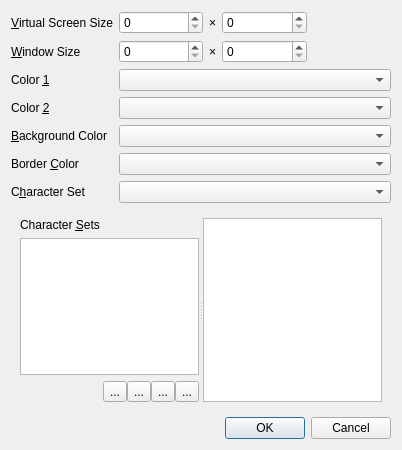
<?xml version="1.0" encoding="UTF-8"?>
<ui version="4.0">
 <class>HX20CrtDeviceTextCfgUi</class>
 <widget class="QDialog" name="HX20CrtDeviceTextCfgUi">
  <property name="geometry">
   <rect>
    <x>0</x>
    <y>0</y>
    <width>402</width>
    <height>450</height>
   </rect>
  </property>
  <property name="windowTitle">
   <string>Dialog</string>
  </property>
  <layout class="QFormLayout" name="formLayout">
   <item row="0" column="0">
    <widget class="QLabel" name="label_3">
     <property name="toolTip">
      <string>Besides setting this option here, it can be set by the connected computer.</string>
     </property>
     <property name="text">
      <string>&amp;Virtual Screen Size</string>
     </property>
     <property name="buddy">
      <cstring>spbVirtualSizeX</cstring>
     </property>
    </widget>
   </item>
   <item row="0" column="1">
    <widget class="QWidget" name="widget" native="true">
     <property name="toolTip">
      <string>Besides setting this option here, it can be set by the connected computer.</string>
     </property>
     <layout class="QHBoxLayout" name="horizontalLayout">
      <property name="leftMargin">
       <number>0</number>
      </property>
      <property name="topMargin">
       <number>0</number>
      </property>
      <property name="rightMargin">
       <number>0</number>
      </property>
      <property name="bottomMargin">
       <number>0</number>
      </property>
      <item>
       <widget class="QSpinBox" name="spbVirtualSizeX">
        <property name="sizePolicy">
         <sizepolicy hsizetype="MinimumExpanding" vsizetype="Fixed">
          <horstretch>0</horstretch>
          <verstretch>0</verstretch>
         </sizepolicy>
        </property>
        <property name="toolTip">
         <string>Besides setting this option here, it can be set by the connected computer.</string>
        </property>
        <property name="maximum">
         <number>255</number>
        </property>
       </widget>
      </item>
      <item>
       <widget class="QLabel" name="label">
        <property name="toolTip">
         <string>Besides setting this option here, it can be set by the connected computer.</string>
        </property>
        <property name="text">
         <string>×</string>
        </property>
       </widget>
      </item>
      <item>
       <widget class="QSpinBox" name="spbVirtualSizeY">
        <property name="sizePolicy">
         <sizepolicy hsizetype="MinimumExpanding" vsizetype="Fixed">
          <horstretch>0</horstretch>
          <verstretch>0</verstretch>
         </sizepolicy>
        </property>
        <property name="toolTip">
         <string>Besides setting this option here, it can be set by the connected computer.</string>
        </property>
        <property name="maximum">
         <number>255</number>
        </property>
       </widget>
      </item>
      <item>
       <spacer name="horizontalSpacer_2">
        <property name="orientation">
         <enum>Qt::Horizontal</enum>
        </property>
        <property name="sizeHint" stdset="0">
         <size>
          <width>40</width>
          <height>20</height>
         </size>
        </property>
       </spacer>
      </item>
     </layout>
    </widget>
   </item>
   <item row="9" column="1">
    <widget class="QDialogButtonBox" name="buttonBox">
     <property name="orientation">
      <enum>Qt::Horizontal</enum>
     </property>
     <property name="standardButtons">
      <set>QDialogButtonBox::Cancel|QDialogButtonBox::Ok</set>
     </property>
    </widget>
   </item>
   <item row="1" column="1">
    <widget class="QWidget" name="widget_2" native="true">
     <property name="toolTip">
      <string>Defaults to 32×16. Software may be confused if changed.</string>
     </property>
     <layout class="QHBoxLayout" name="horizontalLayout_2">
      <property name="leftMargin">
       <number>0</number>
      </property>
      <property name="topMargin">
       <number>0</number>
      </property>
      <property name="rightMargin">
       <number>0</number>
      </property>
      <property name="bottomMargin">
       <number>0</number>
      </property>
      <item>
       <widget class="QSpinBox" name="spbWindowSizeX">
        <property name="sizePolicy">
         <sizepolicy hsizetype="MinimumExpanding" vsizetype="Fixed">
          <horstretch>0</horstretch>
          <verstretch>0</verstretch>
         </sizepolicy>
        </property>
        <property name="toolTip">
         <string>Defaults to 32×16. Software may be confused if changed.</string>
        </property>
        <property name="maximum">
         <number>255</number>
        </property>
       </widget>
      </item>
      <item>
       <widget class="QLabel" name="label_2">
        <property name="toolTip">
         <string>Defaults to 32×16. Software may be confused if changed.</string>
        </property>
        <property name="text">
         <string>×</string>
        </property>
       </widget>
      </item>
      <item>
       <widget class="QSpinBox" name="spbWindowSizeY">
        <property name="sizePolicy">
         <sizepolicy hsizetype="MinimumExpanding" vsizetype="Fixed">
          <horstretch>0</horstretch>
          <verstretch>0</verstretch>
         </sizepolicy>
        </property>
        <property name="toolTip">
         <string>Defaults to 32×16. Software may be confused if changed.</string>
        </property>
        <property name="maximum">
         <number>255</number>
        </property>
       </widget>
      </item>
      <item>
       <spacer name="horizontalSpacer_3">
        <property name="orientation">
         <enum>Qt::Horizontal</enum>
        </property>
        <property name="sizeHint" stdset="0">
         <size>
          <width>40</width>
          <height>20</height>
         </size>
        </property>
       </spacer>
      </item>
     </layout>
    </widget>
   </item>
   <item row="1" column="0">
    <widget class="QLabel" name="label_4">
     <property name="toolTip">
      <string>Defaults to 32×16. Software may be confused if changed.</string>
     </property>
     <property name="text">
      <string>&amp;Window Size</string>
     </property>
     <property name="buddy">
      <cstring>spbWindowSizeX</cstring>
     </property>
    </widget>
   </item>
   <item row="7" column="0" colspan="2">
    <widget class="QWidget" name="widget_3" native="true">
     <property name="sizePolicy">
      <sizepolicy hsizetype="Expanding" vsizetype="Expanding">
       <horstretch>0</horstretch>
       <verstretch>0</verstretch>
      </sizepolicy>
     </property>
     <property name="minimumSize">
      <size>
       <width>100</width>
       <height>100</height>
      </size>
     </property>
     <layout class="QVBoxLayout" name="verticalLayout_4">
      <item>
       <widget class="QSplitter" name="splitter">
        <property name="orientation">
         <enum>Qt::Horizontal</enum>
        </property>
        <widget class="QWidget" name="widget_4" native="true">
         <layout class="QVBoxLayout" name="verticalLayout_3">
          <property name="leftMargin">
           <number>0</number>
          </property>
          <property name="topMargin">
           <number>0</number>
          </property>
          <property name="rightMargin">
           <number>0</number>
          </property>
          <property name="bottomMargin">
           <number>0</number>
          </property>
          <item>
           <widget class="QLabel" name="label_8">
            <property name="text">
             <string>Character &amp;Sets</string>
            </property>
            <property name="buddy">
             <cstring>trwCharsets</cstring>
            </property>
           </widget>
          </item>
          <item>
           <widget class="QTreeWidget" name="trwCharsets">
            <attribute name="headerVisible">
             <bool>false</bool>
            </attribute>
            <column>
             <property name="text">
              <string notr="true">1</string>
             </property>
            </column>
           </widget>
          </item>
          <item>
           <widget class="QWidget" name="widget_5" native="true">
            <layout class="QHBoxLayout" name="horizontalLayout_3">
             <property name="spacing">
              <number>0</number>
             </property>
             <property name="leftMargin">
              <number>0</number>
             </property>
             <property name="topMargin">
              <number>0</number>
             </property>
             <property name="rightMargin">
              <number>0</number>
             </property>
             <property name="bottomMargin">
              <number>0</number>
             </property>
             <item>
              <spacer name="horizontalSpacer">
               <property name="orientation">
                <enum>Qt::Horizontal</enum>
               </property>
               <property name="sizeHint" stdset="0">
                <size>
                 <width>40</width>
                 <height>20</height>
                </size>
               </property>
              </spacer>
             </item>
             <item>
              <widget class="QToolButton" name="tlbCharSetNew">
               <property name="text">
                <string>...</string>
               </property>
               <property name="icon">
                <iconset theme="document-new">
                 <normaloff>.</normaloff>.</iconset>
               </property>
              </widget>
             </item>
             <item>
              <widget class="QToolButton" name="tlbCharSetDelete">
               <property name="text">
                <string>...</string>
               </property>
               <property name="icon">
                <iconset theme="delete">
                 <normaloff>.</normaloff>.</iconset>
               </property>
              </widget>
             </item>
             <item>
              <widget class="QToolButton" name="tlbCharSetMoveUp">
               <property name="text">
                <string>...</string>
               </property>
               <property name="icon">
                <iconset theme="arrow-up">
                 <normaloff>.</normaloff>.</iconset>
               </property>
              </widget>
             </item>
             <item>
              <widget class="QToolButton" name="tlbCharSetMoveDown">
               <property name="text">
                <string>...</string>
               </property>
               <property name="icon">
                <iconset theme="arrow-down">
                 <normaloff>.</normaloff>.</iconset>
               </property>
              </widget>
             </item>
            </layout>
           </widget>
          </item>
         </layout>
        </widget>
        <widget class="QWidget" name="widget_6" native="true">
         <layout class="QVBoxLayout" name="verticalLayout_2">
          <property name="leftMargin">
           <number>0</number>
          </property>
          <property name="topMargin">
           <number>0</number>
          </property>
          <property name="rightMargin">
           <number>0</number>
          </property>
          <property name="bottomMargin">
           <number>0</number>
          </property>
          <item>
           <widget class="QListView" name="lsvChars">
            <property name="iconSize">
             <size>
              <width>32</width>
              <height>32</height>
             </size>
            </property>
            <property name="movement">
             <enum>QListView::Static</enum>
            </property>
            <property name="resizeMode">
             <enum>QListView::Adjust</enum>
            </property>
            <property name="viewMode">
             <enum>QListView::IconMode</enum>
            </property>
           </widget>
          </item>
         </layout>
        </widget>
       </widget>
      </item>
     </layout>
    </widget>
   </item>
   <item row="2" column="0">
    <widget class="QLabel" name="label_5">
     <property name="text">
      <string>Color &amp;1</string>
     </property>
     <property name="buddy">
      <cstring>cobColor1</cstring>
     </property>
    </widget>
   </item>
   <item row="3" column="0">
    <widget class="QLabel" name="label_6">
     <property name="text">
      <string>Color &amp;2</string>
     </property>
     <property name="buddy">
      <cstring>cobColor2</cstring>
     </property>
    </widget>
   </item>
   <item row="4" column="0">
    <widget class="QLabel" name="label_7">
     <property name="text">
      <string>&amp;Background Color</string>
     </property>
     <property name="buddy">
      <cstring>cobBackgroundColor</cstring>
     </property>
    </widget>
   </item>
   <item row="2" column="1">
    <widget class="QComboBox" name="cobColor1">
     <property name="sizePolicy">
      <sizepolicy hsizetype="MinimumExpanding" vsizetype="Fixed">
       <horstretch>0</horstretch>
       <verstretch>0</verstretch>
      </sizepolicy>
     </property>
    </widget>
   </item>
   <item row="3" column="1">
    <widget class="QComboBox" name="cobColor2">
     <property name="sizePolicy">
      <sizepolicy hsizetype="MinimumExpanding" vsizetype="Fixed">
       <horstretch>0</horstretch>
       <verstretch>0</verstretch>
      </sizepolicy>
     </property>
    </widget>
   </item>
   <item row="4" column="1">
    <widget class="QComboBox" name="cobBackgroundColor">
     <property name="sizePolicy">
      <sizepolicy hsizetype="MinimumExpanding" vsizetype="Fixed">
       <horstretch>0</horstretch>
       <verstretch>0</verstretch>
      </sizepolicy>
     </property>
    </widget>
   </item>
   <item row="6" column="0">
    <widget class="QLabel" name="label_9">
     <property name="text">
      <string>C&amp;haracter Set</string>
     </property>
     <property name="buddy">
      <cstring>cobCharSet</cstring>
     </property>
    </widget>
   </item>
   <item row="6" column="1">
    <widget class="QComboBox" name="cobCharSet">
     <property name="sizePolicy">
      <sizepolicy hsizetype="MinimumExpanding" vsizetype="Fixed">
       <horstretch>0</horstretch>
       <verstretch>0</verstretch>
      </sizepolicy>
     </property>
    </widget>
   </item>
   <item row="5" column="0">
    <widget class="QLabel" name="label_10">
     <property name="text">
      <string>Border &amp;Color</string>
     </property>
     <property name="buddy">
      <cstring>cobBorderColor</cstring>
     </property>
    </widget>
   </item>
   <item row="5" column="1">
    <widget class="QComboBox" name="cobBorderColor">
     <property name="sizePolicy">
      <sizepolicy hsizetype="MinimumExpanding" vsizetype="Fixed">
       <horstretch>0</horstretch>
       <verstretch>0</verstretch>
      </sizepolicy>
     </property>
    </widget>
   </item>
  </layout>
 </widget>
 <tabstops>
  <tabstop>spbVirtualSizeX</tabstop>
  <tabstop>spbVirtualSizeY</tabstop>
  <tabstop>spbWindowSizeX</tabstop>
  <tabstop>spbWindowSizeY</tabstop>
  <tabstop>cobColor1</tabstop>
  <tabstop>cobColor2</tabstop>
  <tabstop>cobBackgroundColor</tabstop>
  <tabstop>cobBorderColor</tabstop>
  <tabstop>cobCharSet</tabstop>
  <tabstop>trwCharsets</tabstop>
  <tabstop>tlbCharSetNew</tabstop>
  <tabstop>tlbCharSetDelete</tabstop>
  <tabstop>tlbCharSetMoveUp</tabstop>
  <tabstop>tlbCharSetMoveDown</tabstop>
  <tabstop>lsvChars</tabstop>
 </tabstops>
 <resources/>
 <connections>
  <connection>
   <sender>buttonBox</sender>
   <signal>accepted()</signal>
   <receiver>HX20CrtDeviceTextCfgUi</receiver>
   <slot>accept()</slot>
   <hints>
    <hint type="sourcelabel">
     <x>248</x>
     <y>254</y>
    </hint>
    <hint type="destinationlabel">
     <x>157</x>
     <y>274</y>
    </hint>
   </hints>
  </connection>
  <connection>
   <sender>buttonBox</sender>
   <signal>rejected()</signal>
   <receiver>HX20CrtDeviceTextCfgUi</receiver>
   <slot>reject()</slot>
   <hints>
    <hint type="sourcelabel">
     <x>316</x>
     <y>260</y>
    </hint>
    <hint type="destinationlabel">
     <x>286</x>
     <y>274</y>
    </hint>
   </hints>
  </connection>
 </connections>
</ui>
